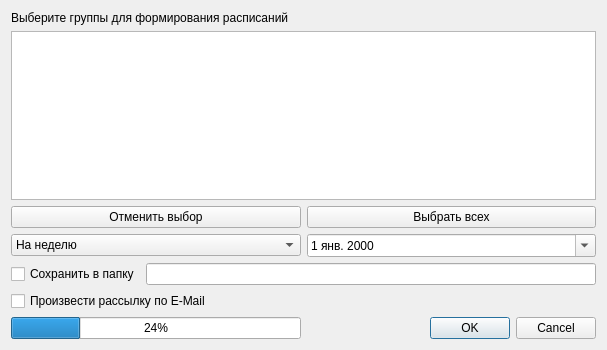
<?xml version="1.0" encoding="UTF-8"?>
<ui version="4.0">
 <class>exportGroupTimetableDialog</class>
 <widget class="QDialog" name="exportGroupTimetableDialog">
  <property name="geometry">
   <rect>
    <x>0</x>
    <y>0</y>
    <width>607</width>
    <height>350</height>
   </rect>
  </property>
  <property name="windowTitle">
   <string>Экспорт расписания для групп</string>
  </property>
  <property name="locale">
   <locale language="Russian" country="RussianFederation"/>
  </property>
  <layout class="QGridLayout" name="gridLayout_2">
   <item row="0" column="0">
    <layout class="QGridLayout" name="gridLayout">
     <item row="0" column="0">
      <layout class="QGridLayout" name="gridLayout_3">
       <item row="6" column="0">
        <layout class="QHBoxLayout" name="horizontalLayout">
         <item>
          <widget class="QCheckBox" name="saveCheckBox">
           <property name="text">
            <string>Сохранить в папку</string>
           </property>
          </widget>
         </item>
         <item>
          <widget class="QLineEdit" name="folderPathLineEdit"/>
         </item>
        </layout>
       </item>
       <item row="8" column="0">
        <widget class="QCheckBox" name="mailCheckBox">
         <property name="text">
          <string>Произвести рассылку по E-Mail</string>
         </property>
        </widget>
       </item>
       <item row="5" column="0">
        <layout class="QHBoxLayout" name="horizontalLayout_2">
         <item>
          <widget class="QComboBox" name="modeComboBox">
           <item>
            <property name="text">
             <string>На неделю</string>
            </property>
           </item>
           <item>
            <property name="text">
             <string>На день</string>
            </property>
           </item>
          </widget>
         </item>
         <item>
          <widget class="QDateEdit" name="dayDateEdit">
           <property name="calendarPopup">
            <bool>true</bool>
           </property>
          </widget>
         </item>
        </layout>
       </item>
       <item row="0" column="0">
        <widget class="QLabel" name="label">
         <property name="text">
          <string>Выберите группы для формирования расписаний</string>
         </property>
        </widget>
       </item>
       <item row="1" column="0">
        <widget class="QListWidget" name="groupsListWidget"/>
       </item>
       <item row="2" column="0">
        <layout class="QHBoxLayout" name="horizontalLayout_3">
         <item>
          <widget class="QPushButton" name="deselectAllPushButton">
           <property name="text">
            <string>Отменить выбор</string>
           </property>
          </widget>
         </item>
         <item>
          <widget class="QPushButton" name="selectAllPushButton">
           <property name="text">
            <string>Выбрать всех</string>
           </property>
          </widget>
         </item>
        </layout>
       </item>
       <item row="10" column="0">
        <layout class="QHBoxLayout" name="horizontalLayout_4">
         <item>
          <widget class="QProgressBar" name="progressBar">
           <property name="value">
            <number>24</number>
           </property>
          </widget>
         </item>
         <item>
          <widget class="QDialogButtonBox" name="exportButtonBox">
           <property name="enabled">
            <bool>true</bool>
           </property>
           <property name="standardButtons">
            <set>QDialogButtonBox::Cancel|QDialogButtonBox::Ok</set>
           </property>
          </widget>
         </item>
        </layout>
       </item>
      </layout>
     </item>
    </layout>
   </item>
  </layout>
 </widget>
 <resources/>
 <connections/>
</ui>
